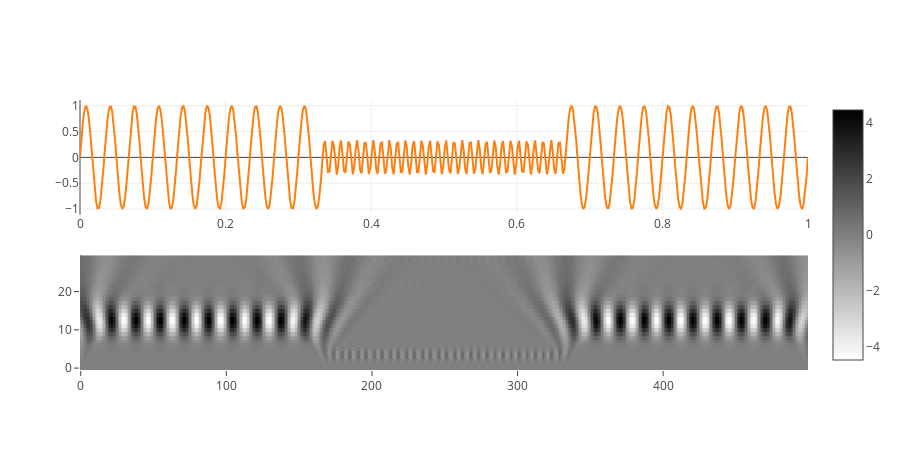

The notebook cell saved with this chart:
### Code cell
import plotly as py
py.offline.init_notebook_mode(connected=True)
import numpy as np
from sklearn.metrics import mean_squared_error

import pywt
import numpy as np
import matplotlib.pyplot as plt

import plotly.graph_objs as go

from plotly.graph_objs import Scatter, Layout


N = 500

N_3 = N // 3
N_2_3 = 2 * N // 3

T = 1 # s

f = 30
w = 2 * np.pi * f

t = np.linspace(0, T, N)

ws = [w for i in t]
ws[N_3: N_2_3] = [w * 3 for i in range(N_3, N_2_3)]

a = 1
ampl = [a for i in t]
ampl[N_3: N_2_3] = [a / 3 for i in range(N_3, N_2_3)]

s = np.sin(ws * t) * ampl


print(pywt.wavelist('sym'))

sc = np.arange(1,31)
#sc[:len(sc)] = 1

coef, freqs = pywt.cwt(s, sc, 'morl')# mexh
tr = go.Heatmap(
    z = coef,
    colorscale = 'Greys',
    reversescale = True
)

tr_diskr1 = Scatter(
    x = t,
    y = s,
    name='discr1'
)

fig = py.tools.make_subplots(rows = 2, cols = 1)
fig['layout'].update(height=450, width=900)
fig.append_trace(tr, 2, 1)
fig.append_trace(tr_diskr1, 1, 1)
#fig.append_trace(tr_diskr2, 1, 1)
py.offline.iplot(fig)

### Figure 1 — Plotly figure (JSON) as saved in the notebook; plotly's stock layout.template omitted (floating-point values rounded to 4 significant figures; data arrays with more than 128 entries replaced by an {"elided": "..."} marker saying what was removed)
{"data": [{"colorscale": "Greys", "reversescale": true, "type": "heatmap", "xaxis": "x2", "yaxis": "y2", "z": {"elided": "30x500 float values"}}, {"name": "discr1", "type": "scatter", "x": {"elided": "500 float values"}, "xaxis": "x1", "y": {"elided": "500 float values"}, "yaxis": "y1"}], "layout": {"height": 450, "width": 900, "xaxis1": {"anchor": "y1", "domain": [0, 1]}, "xaxis2": {"anchor": "y2", "domain": [0, 1]}, "yaxis1": {"anchor": "x1", "domain": [0.575, 1]}, "yaxis2": {"anchor": "x2", "domain": [0, 0.425]}}}
